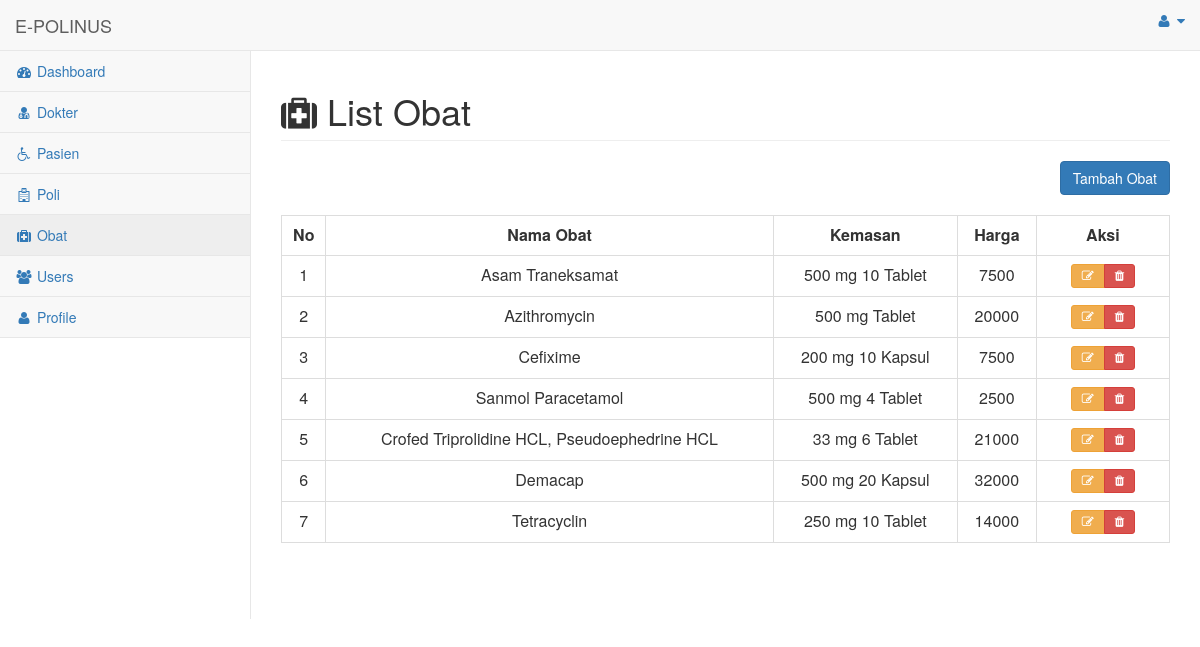
The page /menu/menu_obat.php (signed in) on the database its author committed.
### tables this page shows
CREATE TABLE `obat` (
  `id` int(11) UNSIGNED NOT NULL,
  `nama_obat` varchar(50) NOT NULL,
  `kemasan` varchar(35) NOT NULL,
  `harga` int(11) NOT NULL
);

### menu/menu_obat.php (the view, shortened to what this page needs)
<html>
<head>
    <link href="../vendor/bootstrap/css/bootstrap.min.css" rel="stylesheet">
    <link href="../vendor/metisMenu/metisMenu.min.css" rel="stylesheet">
    <link href="../dist/css/sb-admin-2.css" rel="stylesheet">
    <link href="../vendor/morrisjs/morris.css" rel="stylesheet">
    <link href="../vendor/font-awesome/css/font-awesome.min.css" rel="stylesheet" type="text/css">
    <link href="../vendor/datatables-plugins/dataTables.bootstrap.css" rel="stylesheet">
    <link href="../vendor/datatables-responsive/dataTables.responsive.css" rel="stylesheet">
    <link rel="stylesheet" href="https://maxcdn.bootstrapcdn.com/bootstrap/3.4.1/css/bootstrap.min.css">
</head>
<body>
<div id="wrapper">
        <nav class="navbar navbar-default navbar-static-top" role="navigation" style="margin-bottom: 0">
            <div class="navbar-header">
                <a class="navbar-brand" >E-POLINUS</a>
            </div>
            <ul class="nav navbar-top-links navbar-right">
                <li class="dropdown">
                    <a class="dropdown-toggle" data-toggle="dropdown" href="#">
                        <i class="fa fa-user fa-fw"></i> <i class="fa fa-caret-down"></i>
                    </a>
                </li>
            </ul>
            <div class="navbar-default sidebar" role="navigation">
                <div class="sidebar-nav navbar-collapse">
                    <ul class="nav" id="side-menu">
                        <li>
                            <a href="../halaman_admin.php"><i class="fa fa-dashboard fa-fw"></i> Dashboard</a>
                        </li>
                        <li>
                            <a href="menu_dokter.php"><i class="fa fa-user-md fa-fw"></i> Dokter</a>
                        </li>
                        <li>
                            <a href="menu_pasien.php"><i class="fa fa fa-wheelchair fa-fw"></i> Pasien</a>
                        </li>
                        <li>
                            <a href="menu_poli.php"><i class="fa fa fa-hospital-o fa-fw"></i> Poli</a>
                        </li>
                        <li>
                            <a href="menu_obat.php"><i class="fa fa fa-medkit fa-fw"></i> Obat</a>
                        </li>
                        <li>
                            <a href="menu_users.php"><i class="fa fa-users fa-fw"></i> Users</a>
                        </li>
                        <li>
                            <a href="menu_profile.php"><i class="fa fa-user fa-fw"></i> Profile</a>
                        </li>
                    </ul>
                </div>
            </div>
        </nav>
<div id="page-wrapper">
            <div class="row">
                <div class="col-lg-12">
                    <h1 class="page-header"><i class="fa fa-medkit"></i> List Obat</h1>
                </div>
                <div class="col-lg-12">
                <div style='float: right;' >
                          <button type="button" class="btn btn-primary btn-icon-split" data-toggle="modal" data-target="#myModal">Tambah Obat</button>
	            </div>
	            </div>
            </div>
            <br>
            <div class="card-body">
                <div class="table-responsive">
                    <table class="table table-bordered" id="dataTable" width="100%" cellspacing="0">
                    <tr align="center" style="font-weight:bold">
                    <td width="5%">No</td>
                    <td>Nama Obat</td>
                    <td>Kemasan</td>
                    <td>Harga</td>
                    <td width="15%">Aksi</td>
                    </tr>
                    <?php
                        include '../koneksi.php';
                        $no = 1;
                        $query = "SELECT * FROM obat";
                        $result = mysqli_query($koneksi, $query);
                        while ($row = mysqli_fetch_array($result)) :
                            ?>
                                    <tr align="center">
                                    <td><?= $no++ ?></td>
                                    <td><?= $row['nama_obat'] ?></td>
                                    <td><?= $row['kemasan'] ?></td>
                                    <td><?= $row['harga'] ?></td>
                                    <td>
                                        <div class="btn-group" role="group">
                                        <a title="Edit Data" type="button" class="btn btn-sm btn-warning" data-toggle="modal" data-target="#modalEdit<?=$no?>"><i class="fa fa-edit"></i></a>
                                        <a title="Hapus Data" type="button" class="btn btn-sm btn-danger" data-toggle="modal" data-target="#modalHapus<?=$no?>" ><i class="fa fa-trash"></i></a>
                                        </div>
                                    </td>
                                    </tr>
                                    <?php endwhile; ?>
                    </table>
                </div>
            </div>
</div>
</div>
</body>
</html>

### rows shown on the page
obat: nama_obat "Asam Traneksamat", kemasan "500 mg 10 Tablet", harga "7500"
obat: nama_obat "Azithromycin", kemasan "500 mg Tablet", harga "20000"
obat: nama_obat "Cefixime", kemasan "200 mg 10 Kapsul", harga "7500"
obat: nama_obat "Sanmol Paracetamol", kemasan "500 mg 4 Tablet", harga "2500"
obat: nama_obat "Crofed Triprolidine HCL, Pseudoephedrine HCL", kemasan "33 mg 6 Tablet", harga "21000"
obat: nama_obat "Demacap", kemasan "500 mg 20 Kapsul", harga "32000"
obat: nama_obat "Tetracyclin", kemasan "250 mg 10 Tablet", harga "14000"
